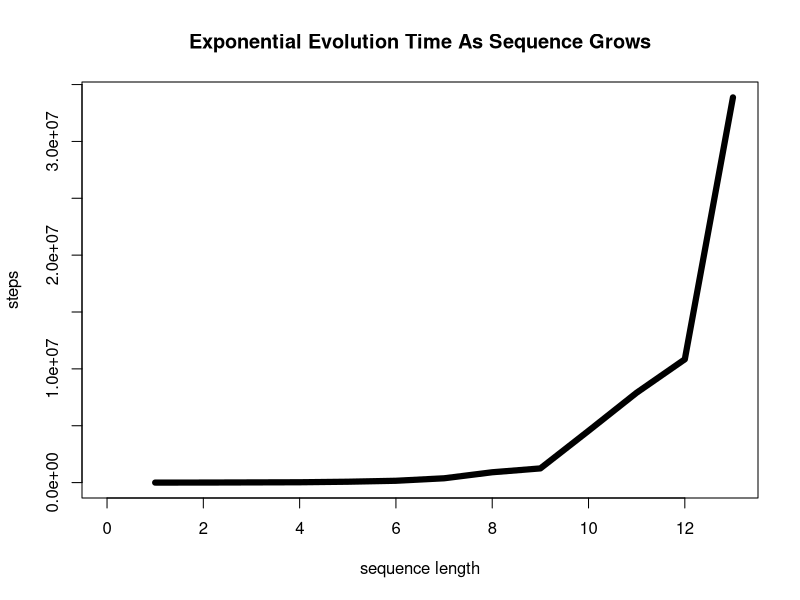
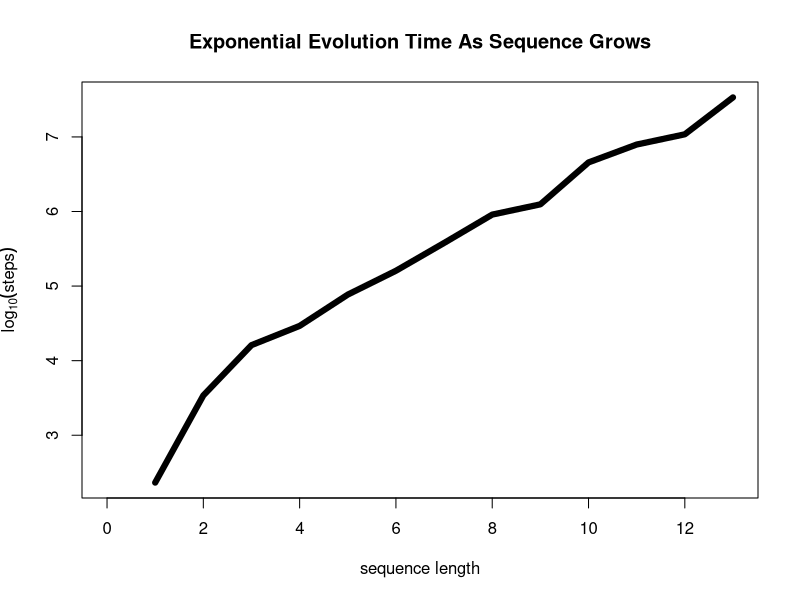

The R script that drew these images, in order:
png('ohno.png')
stats <- unlist(read.table('stats.txt'))
plot(stats, type='l', lwd=6, ylab='steps', xlab='sequence length', ylim=c(min(stats), max(stats)), xlim=c(0, length(stats)))
title('Exponential Evolution Time As Sequence Grows')
tmp<-dev.off()

png('ohno_log.png')
stats <- unlist(read.table('stats.txt'))
plot(log(stats, 10), type='l', lwd=6, ylab=expression(log[10](steps)), xlab='sequence length', ylim=c(min(log(stats, 10)), max(log(stats, 10))), xlim=c(0, length(stats)))
title('Exponential Evolution Time As Sequence Grows')
tmp<-dev.off()
